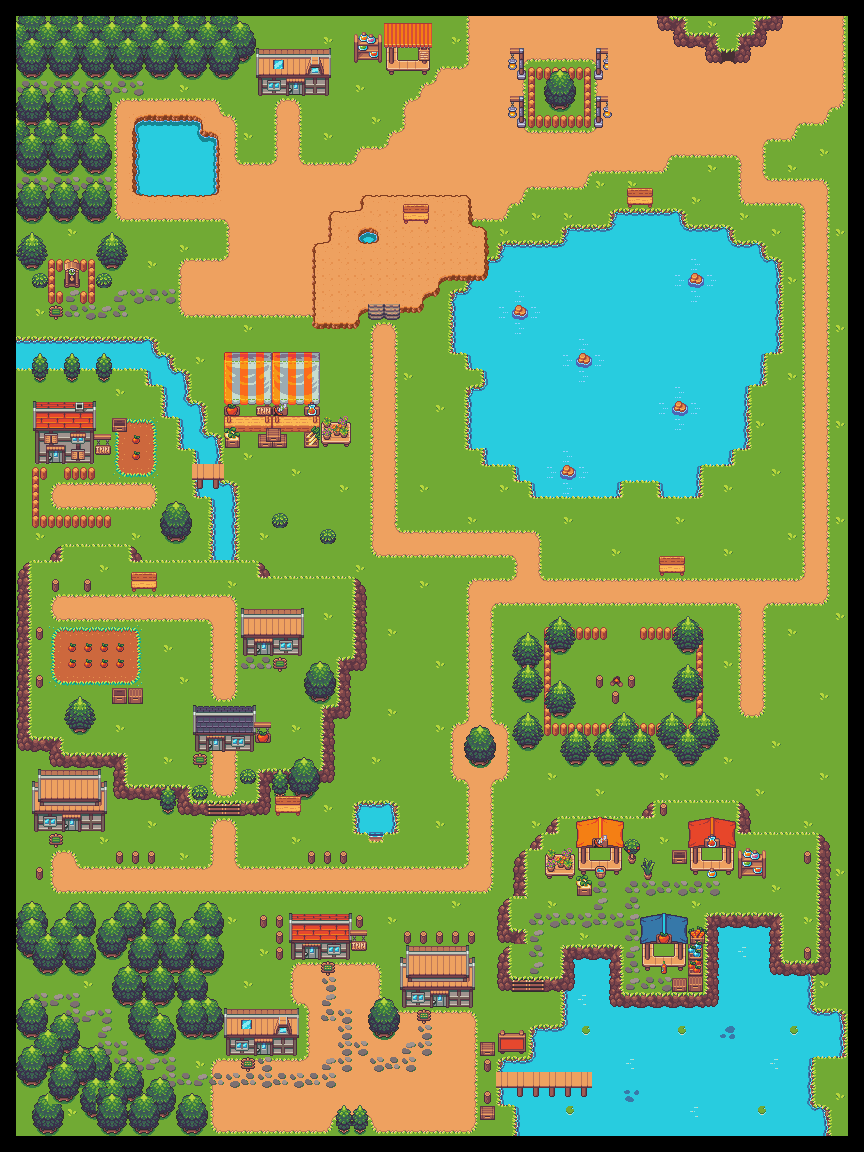

This game map was drawn from its Tiled (.tmx) file and the tilesets committed beside it. A one-line description and the trimmed map source follow:
An orthogonal 54x72 tile map with 16x16 px tiles, 9 tile layers (sol, sol2, batiments, chemin, ...), 1 hidden layer not drawn.

<map version="1.5" tiledversion="1.7.1" orientation="orthogonal" renderorder="right-down" width="54" height="72" tilewidth="16" tileheight="16" infinite="0" nextlayerid="15" nextobjectid="1">
 <tileset firstgid="1" source="tilset.tsx" />
 <layer id="1" name="sol" width="54" height="72">
  <data>[3888 cells, 3640 non-empty, 49 distinct tile ids]</data>
 </layer>
 <layer id="2" name="sol2" width="54" height="72">
  <data>[3888 cells, 634 non-empty, 58 distinct tile ids]</data>
 </layer>
 <layer id="3" name="batiments" width="54" height="72">
  <data>[3888 cells, 240 non-empty, 122 distinct tile ids]</data>
 </layer>
 <layer id="7" name="chemin" width="54" height="72">
  <data>[3888 cells, 108 non-empty, 7 distinct tile ids]</data>
 </layer>
 <layer id="4" name="vegetation" width="54" height="72">
  <data>[3888 cells, 293 non-empty, 21 distinct tile ids]</data>
 </layer>
 <layer id="5" name="vegetation2" width="54" height="72">
  <data>[3888 cells, 174 non-empty, 13 distinct tile ids]</data>
 </layer>
 <layer id="6" name="vegetation3" width="54" height="72">
  <data>[3888 cells, 130 non-empty, 12 distinct tile ids]</data>
 </layer>
 <layer id="8" name="divers" width="54" height="72">
  <data>[3888 cells, 211 non-empty, 86 distinct tile ids]</data>
 </layer>
 <layer id="9" name="divers2" width="54" height="72">
  <data>[3888 cells, 419 non-empty, 6 distinct tile ids]</data>
 </layer>
 <layer id="14" name="contraintes" width="54" height="72" visible="0">
  <data>[3888 cells, 1434 non-empty, 246 distinct tile ids]</data>
 </layer>
</map>
